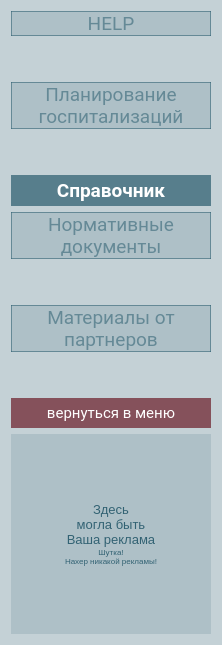
         <widget class="QFrame" name="left_panel">
          <property name="maximumSize">
           <size>
            <width>220</width>
            <height>16777215</height>
           </size>
          </property>
          <property name="styleSheet">
           <string notr="true">background-color: rgba(50, 98, 115, 40);
font-size: 11pt;</string>
          </property>
          <layout class="QVBoxLayout" name="verticalLayout">
           <item>
            <widget class="QPushButton" name="help_page">
             <property name="enabled">
              <bool>false</bool>
             </property>
             <property name="font">
              <font>
               <family>Roboto</family>
               <pointsize>14</pointsize>
              </font>
             </property>
             <property name="styleSheet">
              <string notr="true">QPushButton {
background-color: rgba(50, 98, 115, 190);
font-size: 14pt;
color: White;
border: None;
}

QPushButton::hover {
background-color: rgba(50, 98, 115, 255);
border: 2px solid rgba(92, 158, 173, 255);
}

QPushButton::pressed {
background-color: rgba(92, 158, 173, 255);
border: 1px solid rgba(255, 255, 255, 255);
}

QPushButton::disabled {
background-color:  rgba(50, 98, 115, 40);
border: 1px solid rgba(50, 98, 115, 150);
color:  rgba(50, 98, 115, 150);
}</string>
             </property>
             <property name="text">
              <string>HELP</string>
             </property>
             <property name="icon">
              <iconset resource="../res_main.qrc">
               <normaloff>:/icon/icons/info_white_36dp.svg</normaloff>:/icon/icons/info_white_36dp.svg</iconset>
             </property>
             <property name="iconSize">
              <size>
               <width>32</width>
               <height>32</height>
              </size>
             </property>
            </widget>
           </item>
           <item>
            <spacer name="verticalSpacer_3">
             <property name="orientation">
              <enum>Qt::Vertical</enum>
             </property>
             <property name="sizeHint" stdset="0">
              <size>
               <width>20</width>
               <height>40</height>
              </size>
             </property>
            </spacer>
           </item>
           <item>
            <widget class="QPushButton" name="schedule">
             <property name="enabled">
              <bool>false</bool>
             </property>
             <property name="font">
              <font>
               <family>Roboto</family>
               <pointsize>14</pointsize>
              </font>
             </property>
             <property name="layoutDirection">
              <enum>Qt::RightToLeft</enum>
             </property>
             <property name="styleSheet">
              <string notr="true">QPushButton {
background-color: rgba(50, 98, 115, 190);
font-size: 14pt;
color: White;
border: None;
}

QPushButton::hover {
background-color: rgba(50, 98, 115, 255);
border: 2px solid rgba(92, 158, 173, 255);
}

QPushButton::pressed {
background-color: rgba(92, 158, 173, 255);
border: 1px solid rgba(255, 255, 255, 255);
}

QPushButton::disabled {
background-color:  rgba(50, 98, 115, 40);
border: 1px solid rgba(50, 98, 115, 150);
color:  rgba(50, 98, 115, 150);
}</string>
             </property>
             <property name="text">
              <string>Планирование
госпитализаций</string>
             </property>
             <property name="icon">
              <iconset resource="../res_main.qrc">
               <normaloff>:/icon/icons/calendar_month_white_36dp.svg</normaloff>:/icon/icons/calendar_month_white_36dp.svg</iconset>
             </property>
             <property name="iconSize">
              <size>
               <width>32</width>
               <height>32</height>
              </size>
             </property>
            </widget>
           </item>
           <item>
            <spacer name="verticalSpacer_4">
             <property name="orientation">
              <enum>Qt::Vertical</enum>
             </property>
             <property name="sizeHint" stdset="0">
              <size>
               <width>20</width>
               <height>40</height>
              </size>
             </property>
            </spacer>
           </item>
           <item>
            <widget class="QPushButton" name="almanac">
             <property name="minimumSize">
              <size>
               <width>0</width>
               <height>31</height>
              </size>
             </property>
             <property name="palette">
              <palette>
               <active>
                <colorrole role="WindowText">
                 <brush brushstyle="SolidPattern">
                  <color alpha="255">
                   <red>255</red>
                   <green>255</green>
                   <blue>255</blue>
                  </color>
                 </brush>
                </colorrole>
                <colorrole role="Button">
                 <brush brushstyle="SolidPattern">
                  <color alpha="190">
                   <red>50</red>
                   <green>98</green>
                   <blue>115</blue>
                  </color>
                 </brush>
                </colorrole>
                <colorrole role="Light">
                 <brush brushstyle="SolidPattern">
                  <color alpha="255">
                   <red>60</red>
                   <green>145</green>
                   <blue>255</blue>
                  </color>
                 </brush>
                </colorrole>
                <colorrole role="Midlight">
                 <brush brushstyle="SolidPattern">
                  <color alpha="255">
                   <red>36</red>
                   <green>119</green>
                   <blue>227</blue>
                  </color>
                 </brush>
                </colorrole>
                <colorrole role="Dark">
                 <brush brushstyle="SolidPattern">
                  <color alpha="255">
                   <red>6</red>
                   <green>47</green>
                   <blue>100</blue>
                  </color>
                 </brush>
                </colorrole>
                <colorrole role="Mid">
                 <brush brushstyle="SolidPattern">
                  <color alpha="255">
                   <red>8</red>
                   <green>62</green>
                   <blue>133</blue>
                  </color>
                 </brush>
                </colorrole>
                <colorrole role="Text">
                 <brush brushstyle="SolidPattern">
                  <color alpha="255">
                   <red>255</red>
                   <green>255</green>
                   <blue>255</blue>
                  </color>
                 </brush>
                </colorrole>
                <colorrole role="BrightText">
                 <brush brushstyle="SolidPattern">
                  <color alpha="255">
                   <red>255</red>
                   <green>255</green>
                   <blue>255</blue>
                  </color>
                 </brush>
                </colorrole>
                <colorrole role="ButtonText">
                 <brush brushstyle="SolidPattern">
                  <color alpha="255">
                   <red>255</red>
                   <green>255</green>
                   <blue>255</blue>
                  </color>
                 </brush>
                </colorrole>
                <colorrole role="Base">
                 <brush brushstyle="SolidPattern">
                  <color alpha="190">
                   <red>50</red>
                   <green>98</green>
                   <blue>115</blue>
                  </color>
                 </brush>
                </colorrole>
                <colorrole role="Window">
                 <brush brushstyle="SolidPattern">
                  <color alpha="190">
                   <red>50</red>
                   <green>98</green>
                   <blue>115</blue>
                  </color>
                 </brush>
                </colorrole>
                <colorrole role="Shadow">
                 <brush brushstyle="SolidPattern">
                  <color alpha="255">
                   <red>0</red>
                   <green>0</green>
                   <blue>0</blue>
                  </color>
                 </brush>
                </colorrole>
                <colorrole role="AlternateBase">
                 <brush brushstyle="SolidPattern">
                  <color alpha="255">
                   <red>133</red>
                   <green>174</green>
                   <blue>227</blue>
                  </color>
                 </brush>
                </colorrole>
                <colorrole role="ToolTipBase">
                 <brush brushstyle="SolidPattern">
                  <color alpha="255">
                   <red>255</red>
                   <green>255</green>
                   <blue>220</blue>
                  </color>
                 </brush>
                </colorrole>
                <colorrole role="ToolTipText">
                 <brush brushstyle="SolidPattern">
                  <color alpha="255">
                   <red>0</red>
                   <green>0</green>
                   <blue>0</blue>
                  </color>
                 </brush>
                </colorrole>
                <colorrole role="PlaceholderText">
                 <brush brushstyle="SolidPattern">
                  <color alpha="128">
                   <red>255</red>
                   <green>255</green>
                   <blue>255</blue>
                  </color>
                 </brush>
                </colorrole>
               </active>
               <inactive>
                <colorrole role="WindowText">
                 <brush brushstyle="SolidPattern">
                  <color alpha="255">
                   <red>255</red>
                   <green>255</green>
                   <blue>255</blue>
                  </color>
                 </brush>
                </colorrole>
                <colorrole role="Button">
                 <brush brushstyle="SolidPattern">
                  <color alpha="190">
                   <red>50</red>
                   <green>98</green>
                   <blue>115</blue>
                  </color>
                 </brush>
                </colorrole>
                <colorrole role="Light">
                 <brush brushstyle="SolidPattern">
                  <color alpha="255">
                   <red>60</red>
                   <green>145</green>
                   <blue>255</blue>
                  </color>
                 </brush>
                </colorrole>
                <colorrole role="Midlight">
                 <brush brushstyle="SolidPattern">
                  <color alpha="255">
                   <red>36</red>
                   <green>119</green>
                   <blue>227</blue>
                  </color>
                 </brush>
                </colorrole>
                <colorrole role="Dark">
                 <brush brushstyle="SolidPattern">
                  <color alpha="255">
                   <red>6</red>
                   <green>47</green>
                   <blue>100</blue>
                  </color>
                 </brush>
                </colorrole>
                <colorrole role="Mid">
                 <brush brushstyle="SolidPattern">
                  <color alpha="255">
                   <red>8</red>
                   <green>62</green>
                   <blue>133</blue>
                  </color>
                 </brush>
                </colorrole>
                <colorrole role="Text">
                 <brush brushstyle="SolidPattern">
                  <color alpha="255">
                   <red>255</red>
                   <green>255</green>
                   <blue>255</blue>
                  </color>
                 </brush>
                </colorrole>
                <colorrole role="BrightText">
                 <brush brushstyle="SolidPattern">
                  <color alpha="255">
                   <red>255</red>
                   <green>255</green>
                   <blue>255</blue>
                  </color>
                 </brush>
                </colorrole>
                <colorrole role="ButtonText">
                 <brush brushstyle="SolidPattern">
                  <color alpha="255">
                   <red>255</red>
                   <green>255</green>
                   <blue>255</blue>
                  </color>
                 </brush>
                </colorrole>
                <colorrole role="Base">
                 <brush brushstyle="SolidPattern">
                  <color alpha="190">
                   <red>50</red>
                   <green>98</green>
                   <blue>115</blue>
                  </color>
                 </brush>
                </colorrole>
                <colorrole role="Window">
                 <brush brushstyle="SolidPattern">
                  <color alpha="190">
                   <red>50</red>
                   <green>98</green>
                   <blue>115</blue>
                  </color>
                 </brush>
                </colorrole>
                <colorrole role="Shadow">
                 <brush brushstyle="SolidPattern">
                  <color alpha="255">
                   <red>0</red>
                   <green>0</green>
                   <blue>0</blue>
                  </color>
                 </brush>
                </colorrole>
                <colorrole role="AlternateBase">
                 <brush brushstyle="SolidPattern">
                  <color alpha="255">
                   <red>133</red>
                   <green>174</green>
                   <blue>227</blue>
                  </color>
                 </brush>
                </colorrole>
                <colorrole role="ToolTipBase">
                 <brush brushstyle="SolidPattern">
                  <color alpha="255">
                   <red>255</red>
                   <green>255</green>
                   <blue>220</blue>
                  </color>
                 </brush>
                </colorrole>
                <colorrole role="ToolTipText">
                 <brush brushstyle="SolidPattern">
                  <color alpha="255">
                   <red>0</red>
                   <green>0</green>
                   <blue>0</blue>
                  </color>
                 </brush>
                </colorrole>
                <colorrole role="PlaceholderText">
                 <brush brushstyle="SolidPattern">
                  <color alpha="128">
                   <red>255</red>
                   <green>255</green>
                   <blue>255</blue>
                  </color>
                 </brush>
                </colorrole>
               </inactive>
               <disabled>
                <colorrole role="WindowText">
                 <brush brushstyle="SolidPattern">
                  <color alpha="150">
                   <red>50</red>
                   <green>98</green>
                   <blue>115</blue>
                  </color>
                 </brush>
                </colorrole>
                <colorrole role="Button">
                 <brush brushstyle="SolidPattern">
                  <color alpha="40">
                   <red>50</red>
                   <green>98</green>
                   <blue>115</blue>
                  </color>
                 </brush>
                </colorrole>
                <colorrole role="Light">
                 <brush brushstyle="SolidPattern">
                  <color alpha="255">
                   <red>60</red>
                   <green>145</green>
                   <blue>255</blue>
                  </color>
                 </brush>
                </colorrole>
                <colorrole role="Midlight">
                 <brush brushstyle="SolidPattern">
                  <color alpha="255">
                   <red>36</red>
                   <green>119</green>
                   <blue>227</blue>
                  </color>
                 </brush>
                </colorrole>
                <colorrole role="Dark">
                 <brush brushstyle="SolidPattern">
                  <color alpha="255">
                   <red>6</red>
                   <green>47</green>
                   <blue>100</blue>
                  </color>
                 </brush>
                </colorrole>
                <colorrole role="Mid">
                 <brush brushstyle="SolidPattern">
                  <color alpha="255">
                   <red>8</red>
                   <green>62</green>
                   <blue>133</blue>
                  </color>
                 </brush>
                </colorrole>
                <colorrole role="Text">
                 <brush brushstyle="SolidPattern">
                  <color alpha="150">
                   <red>50</red>
                   <green>98</green>
                   <blue>115</blue>
                  </color>
                 </brush>
                </colorrole>
                <colorrole role="BrightText">
                 <brush brushstyle="SolidPattern">
                  <color alpha="255">
                   <red>255</red>
                   <green>255</green>
                   <blue>255</blue>
                  </color>
                 </brush>
                </colorrole>
                <colorrole role="ButtonText">
                 <brush brushstyle="SolidPattern">
                  <color alpha="150">
                   <red>50</red>
                   <green>98</green>
                   <blue>115</blue>
                  </color>
                 </brush>
                </colorrole>
                <colorrole role="Base">
                 <brush brushstyle="SolidPattern">
                  <color alpha="40">
                   <red>50</red>
                   <green>98</green>
                   <blue>115</blue>
                  </color>
                 </brush>
                </colorrole>
                <colorrole role="Window">
                 <brush brushstyle="SolidPattern">
                  <color alpha="40">
                   <red>50</red>
                   <green>98</green>
                   <blue>115</blue>
                  </color>
                 </brush>
                </colorrole>
                <colorrole role="Shadow">
                 <brush brushstyle="SolidPattern">
                  <color alpha="255">
                   <red>0</red>
                   <green>0</green>
                   <blue>0</blue>
                  </color>
                 </brush>
                </colorrole>
                <colorrole role="AlternateBase">
                 <brush brushstyle="SolidPattern">
                  <color alpha="255">
                   <red>12</red>
                   <green>94</green>
                   <blue>200</blue>
                  </color>
                 </brush>
                </colorrole>
                <colorrole role="ToolTipBase">
                 <brush brushstyle="SolidPattern">
                  <color alpha="255">
                   <red>255</red>
                   <green>255</green>
                   <blue>220</blue>
                  </color>
                 </brush>
                </colorrole>
                <colorrole role="ToolTipText">
                 <brush brushstyle="SolidPattern">
                  <color alpha="255">
                   <red>0</red>
                   <green>0</green>
                   <blue>0</blue>
                  </color>
                 </brush>
                </colorrole>
                <colorrole role="PlaceholderText">
                 <brush brushstyle="SolidPattern">
                  <color alpha="75">
                   <red>50</red>
                   <green>98</green>
                   <blue>115</blue>
                  </color>
                 </brush>
                </colorrole>
               </disabled>
              </palette>
             </property>
             <property name="font">
              <font>
               <family>Roboto</family>
               <pointsize>14</pointsize>
               <bold>true</bold>
              </font>
             </property>
             <property name="layoutDirection">
              <enum>Qt::RightToLeft</enum>
             </property>
             <property name="styleSheet">
              <string notr="true">QPushButton {
background-color: rgba(50, 98, 115, 190);
font-size: 14pt;
color: White;
border: None;
}

QPushButton::hover {
background-color: rgba(50, 98, 115, 255);
border: 2px solid rgba(92, 158, 173, 255);
}

QPushButton::pressed {
background-color: rgba(92, 158, 173, 255);
border: 1px solid rgba(255, 255, 255, 255);
}

QPushButton::disabled {
background-color:  rgba(50, 98, 115, 40);
border: 1px solid rgba(50, 98, 115, 150);
color:  rgba(50, 98, 115, 150);
}</string>
             </property>
             <property name="text">
              <string>Справочник</string>
             </property>
             <property name="icon">
              <iconset resource="../res_main.qrc">
               <normaloff>:/icon/icons/auto_stories_white_36dp.svg</normaloff>:/icon/icons/auto_stories_white_36dp.svg</iconset>
             </property>
             <property name="iconSize">
              <size>
               <width>32</width>
               <height>32</height>
              </size>
             </property>
            </widget>
           </item>
           <item>
            <widget class="QPushButton" name="norm_docs">
             <property name="enabled">
              <bool>false</bool>
             </property>
             <property name="font">
              <font>
               <family>Roboto</family>
               <pointsize>14</pointsize>
              </font>
             </property>
             <property name="layoutDirection">
              <enum>Qt::RightToLeft</enum>
             </property>
             <property name="styleSheet">
              <string notr="true">QPushButton {
background-color: rgba(50, 98, 115, 190);
font-size: 14pt;
color: White;
border: None;
}

QPushButton::hover {
background-color: rgba(50, 98, 115, 255);
border: 2px solid rgba(92, 158, 173, 255);
}

QPushButton::pressed {
background-color: rgba(92, 158, 173, 255);
border: 1px solid rgba(255, 255, 255, 255);
}

QPushButton::disabled {
background-color:  rgba(50, 98, 115, 40);
border: 1px solid rgba(50, 98, 115, 150);
color:  rgba(50, 98, 115, 150);
}</string>
             </property>
             <property name="text">
              <string>Нормативные
документы</string>
             </property>
             <property name="icon">
              <iconset resource="../res_main.qrc">
               <normaloff>:/icon/icons/book_white_36dp.svg</normaloff>:/icon/icons/book_white_36dp.svg</iconset>
             </property>
             <property name="iconSize">
              <size>
               <width>32</width>
               <height>32</height>
              </size>
             </property>
            </widget>
           </item>
           <item>
            <spacer name="verticalSpacer_6">
             <property name="orientation">
              <enum>Qt::Vertical</enum>
             </property>
             <property name="sizeHint" stdset="0">
              <size>
               <width>20</width>
               <height>40</height>
              </size>
             </property>
            </spacer>
           </item>
           <item>
            <widget class="QPushButton" name="partners">
             <property name="enabled">
              <bool>false</bool>
             </property>
             <property name="font">
              <font>
               <family>Roboto</family>
               <pointsize>14</pointsize>
              </font>
             </property>
             <property name="layoutDirection">
              <enum>Qt::RightToLeft</enum>
             </property>
             <property name="styleSheet">
              <string notr="true">QPushButton {
background-color: rgba(50, 98, 115, 190);
font-size: 14pt;
color: White;
border: None;
}

QPushButton::hover {
background-color: rgba(50, 98, 115, 255);
border: 2px solid rgba(92, 158, 173, 255);
}

QPushButton::pressed {
background-color: rgba(92, 158, 173, 255);
border: 1px solid rgba(255, 255, 255, 255);
}

QPushButton::disabled {
background-color:  rgba(50, 98, 115, 40);
border: 1px solid rgba(50, 98, 115, 150);
color:  rgba(50, 98, 115, 150);
}</string>
             </property>
             <property name="text">
              <string>Материалы от
партнеров</string>
             </property>
             <property name="icon">
              <iconset resource="../res_main.qrc">
               <normaloff>:/icon/icons/sticky_note_2_white_36dp.svg</normaloff>:/icon/icons/sticky_note_2_white_36dp.svg</iconset>
             </property>
             <property name="iconSize">
              <size>
               <width>32</width>
               <height>32</height>
              </size>
             </property>
             <property name="default">
              <bool>false</bool>
             </property>
            </widget>
           </item>
           <item>
            <spacer name="verticalSpacer_5">
             <property name="orientation">
              <enum>Qt::Vertical</enum>
             </property>
             <property name="sizeHint" stdset="0">
              <size>
               <width>20</width>
               <height>40</height>
              </size>
             </property>
            </spacer>
           </item>
           <item>
            <widget class="QPushButton" name="return_back">
             <property name="enabled">
              <bool>true</bool>
             </property>
             <property name="minimumSize">
              <size>
               <width>0</width>
               <height>30</height>
              </size>
             </property>
             <property name="maximumSize">
              <size>
               <width>200</width>
               <height>16777215</height>
              </size>
             </property>
             <property name="font">
              <font>
               <family>Roboto</family>
               <pointsize>11</pointsize>
              </font>
             </property>
             <property name="styleSheet">
              <string notr="true">QPushButton {
background-color: rgba(112, 38, 50, 190);
font-size: 11pt;
color: White;
border: None;
}

QPushButton::hover {
background-color: rgba(112, 38, 50, 255);
border: 2px solid rgba(145, 47, 64, 255);
}

QPushButton::pressed {
background-color: rgba(145, 47, 64, 255);
border: 1px solid rgba(255, 255, 255, 255);
}

QPushButton::disabled {
background-color: #EEEEEE;
border: 1px solid rgba(112, 38, 50, 255);
}

</string>
             </property>
             <property name="text">
              <string>вернуться в меню</string>
             </property>
             <property name="icon">
              <iconset resource="../res_main.qrc">
               <normaloff>:/icon/icons/west_white_36dp.svg</normaloff>:/icon/icons/west_white_36dp.svg</iconset>
             </property>
             <property name="iconSize">
              <size>
               <width>32</width>
               <height>32</height>
              </size>
             </property>
            </widget>
           </item>
           <item>
            <widget class="QLabel" name="label_111">
             <property name="minimumSize">
              <size>
               <width>200</width>
               <height>200</height>
              </size>
             </property>
             <property name="maximumSize">
              <size>
               <width>200</width>
               <height>200</height>
              </size>
             </property>
             <property name="styleSheet">
              <string notr="true">color: rgba(50, 98, 115, 255)</string>
             </property>
             <property name="text">
              <string>&lt;html&gt;&lt;head/&gt;&lt;body&gt;&lt;p&gt;&lt;span style=&quot; font-size:10pt;&quot;&gt;Здесь&lt;br/&gt;могла быть&lt;br/&gt;Ваша реклама&lt;br/&gt;&lt;/span&gt;&lt;span style=&quot; font-size:6pt;&quot;&gt;Шутка!&lt;br/&gt;Нахер никакой рекламы!&lt;/span&gt;&lt;/p&gt;&lt;/body&gt;&lt;/html&gt;</string>
             </property>
             <property name="scaledContents">
              <bool>true</bool>
             </property>
             <property name="alignment">
              <set>Qt::AlignCenter</set>
             </property>
            </widget>
           </item>
          </layout>
         </widget>
